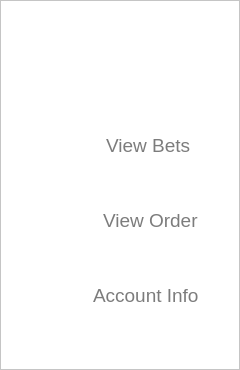
       <widget class="QFrame" name="navi_panel">
        <property name="sizePolicy">
         <sizepolicy hsizetype="Expanding" vsizetype="Expanding">
          <horstretch>1</horstretch>
          <verstretch>0</verstretch>
         </sizepolicy>
        </property>
        <property name="styleSheet">
         <string notr="true">background:rgb(255, 255, 255)</string>
        </property>
        <property name="frameShape">
         <enum>QFrame::StyledPanel</enum>
        </property>
        <property name="frameShadow">
         <enum>QFrame::Raised</enum>
        </property>
        <layout class="QVBoxLayout" name="verticalLayout_2">
         <property name="spacing">
          <number>30</number>
         </property>
         <property name="leftMargin">
          <number>40</number>
         </property>
         <property name="topMargin">
          <number>40</number>
         </property>
         <property name="rightMargin">
          <number>40</number>
         </property>
         <item>
          <widget class="QFrame" name="frame_13">
           <property name="styleSheet">
            <string notr="true">border:none;</string>
           </property>
           <property name="frameShape">
            <enum>QFrame::StyledPanel</enum>
           </property>
           <property name="frameShadow">
            <enum>QFrame::Raised</enum>
           </property>
           <layout class="QHBoxLayout" name="horizontalLayout_11">
            <item>
             <widget class="QLabel" name="label">
              <property name="sizePolicy">
               <sizepolicy hsizetype="Fixed" vsizetype="Minimum">
                <horstretch>0</horstretch>
                <verstretch>0</verstretch>
               </sizepolicy>
              </property>
              <property name="minimumSize">
               <size>
                <width>100</width>
                <height>24</height>
               </size>
              </property>
              <property name="maximumSize">
               <size>
                <width>100</width>
                <height>24</height>
               </size>
              </property>
              <property name="baseSize">
               <size>
                <width>100</width>
                <height>24</height>
               </size>
              </property>
              <property name="text">
               <string/>
              </property>
              <property name="pixmap">
               <pixmap resource="../../../../../Documents/resources.qrc">:/Images/XPACE_LOGO.png</pixmap>
              </property>
              <property name="scaledContents">
               <bool>true</bool>
              </property>
              <property name="wordWrap">
               <bool>true</bool>
              </property>
             </widget>
            </item>
            <item>
             <spacer name="horizontalSpacer_2">
              <property name="orientation">
               <enum>Qt::Horizontal</enum>
              </property>
              <property name="sizeHint" stdset="0">
               <size>
                <width>40</width>
                <height>20</height>
               </size>
              </property>
             </spacer>
            </item>
           </layout>
          </widget>
         </item>
         <item>
          <spacer name="verticalSpacer_3">
           <property name="orientation">
            <enum>Qt::Vertical</enum>
           </property>
           <property name="sizeType">
            <enum>QSizePolicy::Fixed</enum>
           </property>
           <property name="sizeHint" stdset="0">
            <size>
             <width>20</width>
             <height>10</height>
            </size>
           </property>
          </spacer>
         </item>
         <item>
          <widget class="QFrame" name="frame_2">
           <property name="sizePolicy">
            <sizepolicy hsizetype="MinimumExpanding" vsizetype="MinimumExpanding">
             <horstretch>0</horstretch>
             <verstretch>0</verstretch>
            </sizepolicy>
           </property>
           <property name="minimumSize">
            <size>
             <width>0</width>
             <height>0</height>
            </size>
           </property>
           <property name="maximumSize">
            <size>
             <width>16777215</width>
             <height>45</height>
            </size>
           </property>
           <property name="styleSheet">
            <string notr="true">border:none;</string>
           </property>
           <property name="frameShape">
            <enum>QFrame::StyledPanel</enum>
           </property>
           <property name="frameShadow">
            <enum>QFrame::Raised</enum>
           </property>
           <layout class="QHBoxLayout" name="horizontalLayout">
            <property name="spacing">
             <number>30</number>
            </property>
            <property name="leftMargin">
             <number>0</number>
            </property>
            <property name="topMargin">
             <number>0</number>
            </property>
            <property name="rightMargin">
             <number>0</number>
            </property>
            <property name="bottomMargin">
             <number>0</number>
            </property>
            <item>
             <widget class="QLabel" name="label_2">
              <property name="sizePolicy">
               <sizepolicy hsizetype="MinimumExpanding" vsizetype="MinimumExpanding">
                <horstretch>0</horstretch>
                <verstretch>0</verstretch>
               </sizepolicy>
              </property>
              <property name="minimumSize">
               <size>
                <width>0</width>
                <height>0</height>
               </size>
              </property>
              <property name="maximumSize">
               <size>
                <width>35</width>
                <height>35</height>
               </size>
              </property>
              <property name="text">
               <string/>
              </property>
              <property name="pixmap">
               <pixmap resource="../../../../../Documents/resources.qrc">:/Images/cajas.png</pixmap>
              </property>
              <property name="scaledContents">
               <bool>true</bool>
              </property>
             </widget>
            </item>
            <item>
             <widget class="QPushButton" name="view_bets_button">
              <property name="sizePolicy">
               <sizepolicy hsizetype="MinimumExpanding" vsizetype="MinimumExpanding">
                <horstretch>0</horstretch>
                <verstretch>0</verstretch>
               </sizepolicy>
              </property>
              <property name="minimumSize">
               <size>
                <width>0</width>
                <height>45</height>
               </size>
              </property>
              <property name="font">
               <font>
                <pointsize>14</pointsize>
               </font>
              </property>
              <property name="styleSheet">
               <string notr="true">border:none;
text-align:left;
color:rgb(124,124,124);

</string>
              </property>
              <property name="text">
               <string>View Bets</string>
              </property>
             </widget>
            </item>
           </layout>
          </widget>
         </item>
         <item>
          <widget class="QFrame" name="frame_3">
           <property name="sizePolicy">
            <sizepolicy hsizetype="MinimumExpanding" vsizetype="MinimumExpanding">
             <horstretch>0</horstretch>
             <verstretch>0</verstretch>
            </sizepolicy>
           </property>
           <property name="maximumSize">
            <size>
             <width>16777215</width>
             <height>45</height>
            </size>
           </property>
           <property name="styleSheet">
            <string notr="true">border:none;
</string>
           </property>
           <property name="frameShape">
            <enum>QFrame::StyledPanel</enum>
           </property>
           <property name="frameShadow">
            <enum>QFrame::Raised</enum>
           </property>
           <layout class="QHBoxLayout" name="horizontalLayout_4">
            <property name="spacing">
             <number>30</number>
            </property>
            <property name="leftMargin">
             <number>0</number>
            </property>
            <property name="topMargin">
             <number>0</number>
            </property>
            <property name="rightMargin">
             <number>0</number>
            </property>
            <property name="bottomMargin">
             <number>0</number>
            </property>
            <item>
             <widget class="QLabel" name="label_3">
              <property name="maximumSize">
               <size>
                <width>35</width>
                <height>35</height>
               </size>
              </property>
              <property name="text">
               <string/>
              </property>
              <property name="pixmap">
               <pixmap resource="../../../../../Documents/resources.qrc">:/Images/box.png</pixmap>
              </property>
              <property name="scaledContents">
               <bool>true</bool>
              </property>
             </widget>
            </item>
            <item>
             <widget class="QPushButton" name="pushButton_2">
              <property name="sizePolicy">
               <sizepolicy hsizetype="Minimum" vsizetype="MinimumExpanding">
                <horstretch>0</horstretch>
                <verstretch>0</verstretch>
               </sizepolicy>
              </property>
              <property name="minimumSize">
               <size>
                <width>0</width>
                <height>45</height>
               </size>
              </property>
              <property name="font">
               <font>
                <pointsize>14</pointsize>
               </font>
              </property>
              <property name="styleSheet">
               <string notr="true">border:none;
text-align:left;
color:rgb(124,124,124);

</string>
              </property>
              <property name="text">
               <string>View Order</string>
              </property>
             </widget>
            </item>
           </layout>
          </widget>
         </item>
         <item>
          <widget class="QFrame" name="frame_4">
           <property name="maximumSize">
            <size>
             <width>16777215</width>
             <height>45</height>
            </size>
           </property>
           <property name="styleSheet">
            <string notr="true">border:none;
</string>
           </property>
           <property name="frameShape">
            <enum>QFrame::StyledPanel</enum>
           </property>
           <property name="frameShadow">
            <enum>QFrame::Raised</enum>
           </property>
           <layout class="QHBoxLayout" name="horizontalLayout_10">
            <property name="spacing">
             <number>30</number>
            </property>
            <property name="leftMargin">
             <number>0</number>
            </property>
            <property name="topMargin">
             <number>0</number>
            </property>
            <property name="rightMargin">
             <number>0</number>
            </property>
            <property name="bottomMargin">
             <number>0</number>
            </property>
            <item>
             <widget class="QLabel" name="label_25">
              <property name="maximumSize">
               <size>
                <width>35</width>
                <height>35</height>
               </size>
              </property>
              <property name="text">
               <string/>
              </property>
              <property name="pixmap">
               <pixmap resource="../../../../../Documents/resources.qrc">:/Images/etiqueta.png</pixmap>
              </property>
              <property name="scaledContents">
               <bool>true</bool>
              </property>
             </widget>
            </item>
            <item>
             <widget class="QPushButton" name="pushButton_3">
              <property name="minimumSize">
               <size>
                <width>0</width>
                <height>45</height>
               </size>
              </property>
              <property name="font">
               <font>
                <pointsize>14</pointsize>
               </font>
              </property>
              <property name="styleSheet">
               <string notr="true">border:none;
color:rgb(124,124,124);
text-align:left;</string>
              </property>
              <property name="text">
               <string>Account Info</string>
              </property>
             </widget>
            </item>
           </layout>
          </widget>
         </item>
         <item>
          <spacer name="verticalSpacer">
           <property name="orientation">
            <enum>Qt::Vertical</enum>
           </property>
           <property name="sizeHint" stdset="0">
            <size>
             <width>20</width>
             <height>40</height>
            </size>
           </property>
          </spacer>
         </item>
        </layout>
       </widget>
